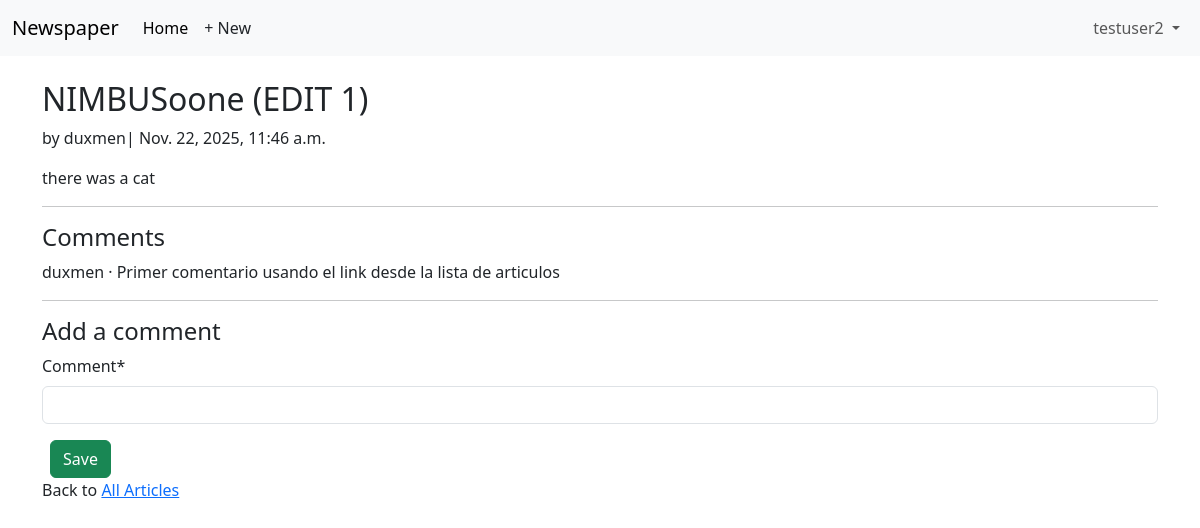
Screenshot of /articles/1/ (signed in) with the database file from the repository.
### accounts/models.py (models this page shows)
class CustomUser(AbstractUser):  # added
    age = models.PositiveIntegerField(null=True, blank=True)

### articles/models.py (models this page shows, shortened)
class Article(models.Model):
    title = models.CharField(max_length=255)
    body = models.TextField()
    date = models.DateTimeField(auto_now_add=True)
    author = models.ForeignKey(
        settings.AUTH_USER_MODEL,
        on_delete=models.CASCADE,
    )

class Comment(models.Model):
    article = models.ForeignKey(Article, on_delete=models.CASCADE)
    comment = models.CharField(max_length=140)
    author = models.ForeignKey(
        settings.AUTH_USER_MODEL,
        on_delete=models.CASCADE,
    )
    def __str__(self):
        return self.comment

### articles/views.py (the view, shortened to what this page needs)
# urls.py: path("<int:pk>/", ArticleDetailView.as_view(), name="article_detail"),
class ArticleDetailView(LoginRequiredMixin, View):
    def get(self, request, *args, **kwargs):
        view = CommentGet.as_view()
        return view(request, *args, **kwargs)

### articles/forms.py
class CommentForm(forms.ModelForm):
    class Meta:
        model = Comment
        fields = ("comment",)

### articles/views.py (called while the page is built)
    def get_context_data(self, **kwargs):
        context = super().get_context_data(**kwargs)
        context["form"] = CommentForm()
        return context

### templates/article_detail.html (shortened to what this page needs)
{% extends "base.html" %}
{% load crispy_forms_tags %}
{% block content %}
<div class="article-entry">
    <h2>{{ object.title }}</h2>
    <p>by {{ object.author }}| {{ object.date }} </p>
    <p> {{ object.body }} </p>
</div>
<hr>
<h4>Comments</h4>
{% for comment in article.comment_set.all %}
<p>{{ comment.author }} &middot; {{ comment }}</p>
{% endfor %}
<hr>
<h4>Add a comment</h4>
<form action="" method="post">
    {{ form|crispy }}
    <button class="btn btn-success ms-2" type='submit'>Save</button>
</form>
<div>
    <p>Back to <a href="{% url "article_list" %}">All Articles</a></p>
</div>
{% endblock content %}

### templates/base.html (shortened to what this page needs)
<!DOCTYPE html>
<html>
<head>
  <link href="https://cdn.jsdelivr.net/npm/bootstrap@5.3.3/dist/css/bootstrap.min.css" rel="stylesheet">
</head>
<body>
  <nav class="navbar navbar-expand-lg bg-body-tertiary">
    <div class="container-fluid">
      <a class="navbar-brand" href="{% url 'home' %}">Newspaper</a>
      <div class="collapse navbar-collapse" id="navbarSupportedContent">
        <ul class="navbar-nav me-auto mb-2 mb-lg-0">
          <li class="nav-item">
            <a class="nav-link active" aria-current="page" href="#">Home</a>
          </li>
          {% if user.is_authenticated %}
          <li><a href="{% url "article_new" %}" class="nav-link px-2 link-dark">+ New</a></li>
        </ul>
        <div class="mr-auto">
          <ul class="navbar-nav">
            <li class="nav-item dropdown">
              <a class="nav-link dropdown-toggle" href="#" role="button" data-bs-toggle="dropdown"
                aria-expanded="false">
                {{ user.username }}
              </a>
            </li>
        {% endif %}
      </div>
    </div>
  </nav>
  <main>
    <div class="container">
      <br/>
      {% block content %}
      {% endblock content %}
    </div>
  </main>
</body>
</html>

### rows the page displays
CustomUser: username "testuser2"
Article: title "NIMBUSoone (EDIT 1)", author "duxmen", date "Nov. 22, 2025, 11:46 a.m.", body "there was a cat"
Comment: author "duxmen", comment "Primer comentario usando el link desde la lista de articulos"
